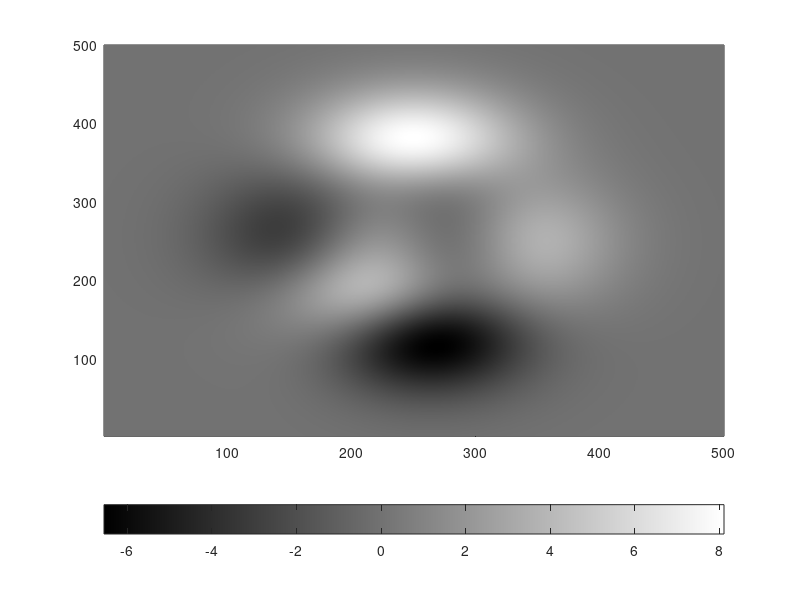

Reproduce this figure in MATLAB. (Note: this script raises an error after producing the figure.)
%% |newcolorbar| documentation
% The |newcolorbar| allows multiple colormaps and colorbars to be used in  
% the same subplot. 
% 
% This function works by creating a new set of invisible axes matching
% the size and extents of the current axes. This allows a second colormap
% to be used in such a way that it is perceived to be two separate colormaps 
% and two colorbars in the same axes. 
% 
% <CDT_Contents.html Back to Climate Data Tools Contents>. 
%% Syntax 
% 
%  colorbar
%  colorbar(Location)
%  colorbar(...,PropertyName,PropertyValue)
%  [cb2,ax2,ax1] = colorbar(...)
% 
%% Description 
% 
% |colorbar| creates a new set of axes and a new colorbar in the default 
% (right) location. 
% 
% |colorbar(Location)| specifies location of the new colorbar as 
%       'North'              inside plot box near top
%       'South'              inside bottom
%       'East'               inside right
%       'West'               inside left
%       'NorthOutside'       outside plot box near top
%       'SouthOutside'       outside bottom
%       'EastOutside'        outside right (default)  
%       'WestOutside'        outside left
%
% |colorbar(...,PropertyName,PropertyValue)| specifies additional
% name/value pairs for colorbar. 
% 
% |[cb2,ax2,ax1] = colorbar(...)| returns handles of the new colorbar
% |cb2|, the new axes |ax2|, and the previous current axes |ax1|. 
% 
%% Example 1 
% Let's plot some parula-colored scattered data atop a grayscale gridded
% dataset.  Start by plotting the gridded data.  We'll use the inbuilt
% |peaks| dataset for this example: 

pcolor(peaks(500))
shading interp
colormap(gca,gray(256))
colorbar('southoutside')

%% 
% The |newcolorbar| function differs from Matlab's |colorbar| function in
% that we have to create a |newcolorbar| _before_ plotting the new
% color-scaled dataset.  We can create a new colorbar quite simply:

newcolorbar

%% 
% Then plot some random color-scaled scattered data: 
% Plot a scattered dataset with parula colormap: 

scatter(500*rand(30,1),500*rand(30,1),60,100*rand(30,1),'filled') 

%% Example 2 
% Now let's repeat Example 1, but add a little formatting. 
% Use <cmocean_documentation.html |cmocean|> to create the lovely colormaps: 

figure
pcolor(peaks(500))
shading interp
cmocean algae
cb1 = colorbar('southoutside'); 
xlabel(cb1,'colorbar for peaks data') 

%% 
% Add a new colorbar toward the bottom inside of the current axes and 
% specify blue text: 

cb2 = newcolorbar('south','color','blue'); 

%% 
% Plot scattered data and label the new colorbar: 

scatter(500*rand(30,1),500*rand(30,1),100,8*randn(30,1),'filled') 
cmocean balance
caxis([-10 10]) % sets scattered colorbar axis 
xlabel(cb2,'colorbar for scattered data','color','blue')

%% Example 3: Three colorbars
% Here's an example of three colorbars: 

figure
pcolor(peaks(500))
shading interp
cmocean algae 
cb1 = colorbar; 
ylabel(cb1,'colorbar for background peaks data') 

cb2 = newcolorbar('southoutside') ;
scatter(500*rand(30,1),500*rand(30,1),100,8*randn(30,1),'filled') 
cmocean amp 
caxis([-10 10]) % sets scattered colorbar axis 
xlabel(cb2,'colorbar for scattered data')

cb3 = newcolorbar('south');
pcolor(1:100,401:500,peaks(100))
shading interp
xlabel(cb3,'colorbar for peaks inset') 

%% Author Info
% The |newcolorbar| function was written by <http://www.chadagreene.com Chad
% A. Greene> of the University of Texas at Austin's Institute for
% Geophysics (UTIG), August 2015. Updated for the Climate Data Toolbox in 2019.
